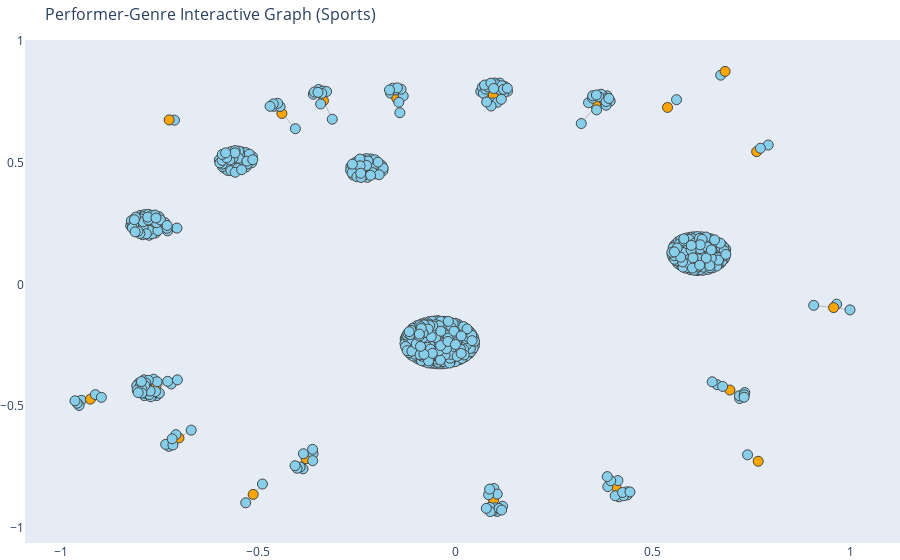

Notebook code cell kept with this figure:
### Code cell
fig_sports.show()

### Figure 1 — Plotly figure (JSON) as saved in the notebook; plotly's stock layout.template omitted (floating-point values rounded to 4 significant figures; data arrays with more than 128 entries replaced by an {"elided": "..."} marker saying what was removed)
{"data": [{"hoverinfo": "none", "line": {"color": "#888", "width": 0.5}, "mode": "lines", "type": "scatter", "x": {"elided": "2418 float values"}, "y": {"elided": "2418 float values"}}, {"hoverinfo": "text", "hovertext": {"elided": "830 str values"}, "marker": {"color": {"elided": "830 str values"}, "line": {"width": 1}, "size": 10}, "mode": "markers", "text": {"elided": "830 str values"}, "type": "scatter", "x": {"elided": "830 float values"}, "y": {"elided": "830 float values"}}], "layout": {"hovermode": "closest", "margin": {"b": 0, "l": 0, "r": 0, "t": 40}, "showlegend": false, "title": {"font": {"size": 16}, "text": "Performer-Genre Interactive Graph (Sports)"}, "xaxis": {"showgrid": false, "zeroline": false}, "yaxis": {"showgrid": false, "zeroline": false}}}
